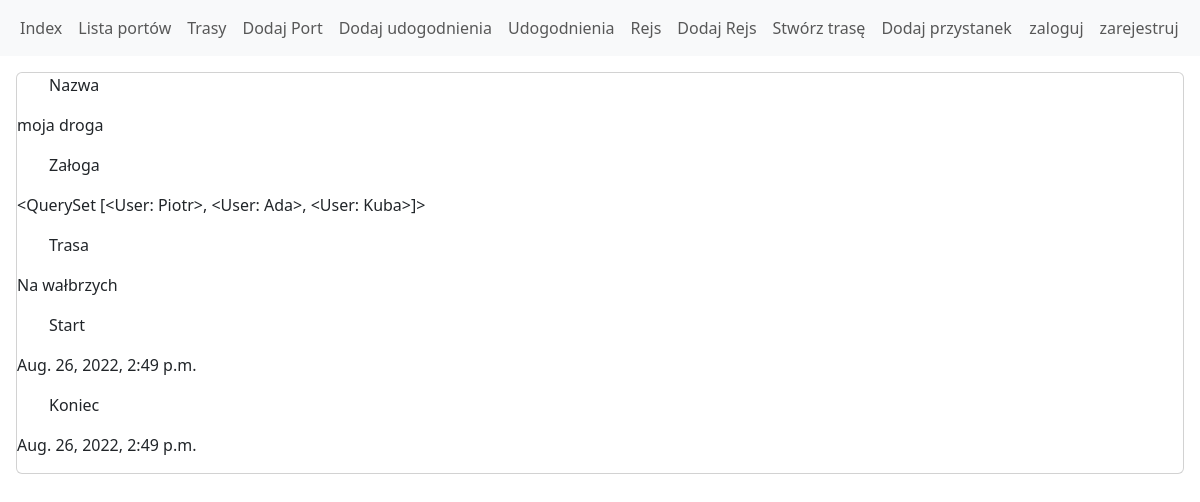
/cruise/1/, run on the app's committed database.
### HavenRouteApp/models.py (models this page shows)
class Cruise(models.Model):
    name = models.CharField(max_length=128)
    start_date = models.DateTimeField(auto_now_add=True)
    end_date = models.DateTimeField(auto_now_add=True)
    route = models.ForeignKey(Route, on_delete=models.CASCADE, null=True)
    crew = models.ManyToManyField(User, related_name='crew')

class Route(models.Model):
    name = models.CharField(max_length=128, default='')
    user = models.ForeignKey(User, on_delete=models.CASCADE)
    stop_list = models.ManyToManyField(Port, through='RoutePort')

### HavenRouteApp/views.py (the view)
# urls.py: path('cruise/<int:pk>/', views.CruiseDetailView.as_view(), name='cruise_detail'),
class CruiseDetailView(DetailView):
    model = Cruise
    template_name = 'porty/cruise_detail_view.html'

### templates/porty/cruise_detail_view.html
{% extends 'base.html' %}
{% block content %}
    <div class="card">
    <ul>Nazwa</ul>
        <p>{{ object.name }}</p>
    <ul>Załoga</ul>
        <p> {{ object.crew.all }}</p>
    <ul>Trasa</ul>
        <p> {{ object.route.name }}</p>
    <ul>Start</ul>
        <p> {{ object.start_date }}</p>
    <ul>Koniec</ul>
        <p> {{ object.end_date }}</p>
    </div>
{% endblock %}

### data on the page
Cruise: name "moja droga", crew.all "<QuerySet [<User: Piotr>, <User: Ada>, <User: Kuba>]>", route.name "Na wałbrzych", start_date "Aug. 26, 2022, 2:49 p.m.", end_date "Aug. 26, 2022, 2:49 p.m."
